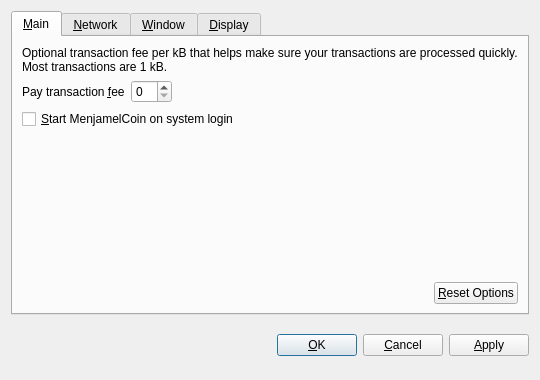
<?xml version="1.0" encoding="UTF-8"?>
<ui version="4.0">
 <class>OptionsDialog</class>
 <widget class="QDialog" name="OptionsDialog">
  <property name="geometry">
   <rect>
    <x>0</x>
    <y>0</y>
    <width>540</width>
    <height>380</height>
   </rect>
  </property>
  <property name="windowTitle">
   <string>Options</string>
  </property>
  <property name="modal">
   <bool>true</bool>
  </property>
  <layout class="QVBoxLayout" name="verticalLayout">
   <item>
    <widget class="QTabWidget" name="tabWidget">
     <property name="tabPosition">
      <enum>QTabWidget::North</enum>
     </property>
     <property name="currentIndex">
      <number>0</number>
     </property>
     <widget class="QWidget" name="tabMain">
      <attribute name="title">
       <string>&amp;Main</string>
      </attribute>
      <layout class="QVBoxLayout" name="verticalLayout_Main">
       <item>
        <widget class="QLabel" name="transactionFeeInfoLabel">
         <property name="text">
          <string>Optional transaction fee per kB that helps make sure your transactions are processed quickly. Most transactions are 1 kB.</string>
         </property>
         <property name="textFormat">
          <enum>Qt::PlainText</enum>
         </property>
         <property name="wordWrap">
          <bool>true</bool>
         </property>
        </widget>
       </item>
       <item>
        <layout class="QHBoxLayout" name="horizontalLayout_1_Main">
         <item>
          <widget class="QLabel" name="transactionFeeLabel">
           <property name="text">
            <string>Pay transaction &amp;fee</string>
           </property>
           <property name="textFormat">
            <enum>Qt::PlainText</enum>
           </property>
           <property name="buddy">
            <cstring>transactionFee</cstring>
           </property>
          </widget>
         </item>
         <item>
          <widget class="BitcoinAmountField" name="transactionFee"/>
         </item>
         <item>
          <spacer name="horizontalSpacer_1_Main">
           <property name="orientation">
            <enum>Qt::Horizontal</enum>
           </property>
           <property name="sizeHint" stdset="0">
            <size>
             <width>40</width>
             <height>20</height>
            </size>
           </property>
          </spacer>
         </item>
        </layout>
       </item>
       <item>
        <widget class="QCheckBox" name="bitcoinAtStartup">
         <property name="toolTip">
          <string>Automatically start MenjamelCoin after logging in to the system.</string>
         </property>
         <property name="text">
          <string>&amp;Start MenjamelCoin on system login</string>
         </property>
        </widget>
       </item>
       <item>
        <spacer name="verticalSpacer_Main">
         <property name="orientation">
          <enum>Qt::Vertical</enum>
         </property>
         <property name="sizeHint" stdset="0">
          <size>
           <width>20</width>
           <height>40</height>
          </size>
         </property>
        </spacer>
       </item>
       <item>
        <layout class="QHBoxLayout" name="horizontalLayout_2_Main">
         <item>
          <spacer name="horizontalSpacer_2_Main">
           <property name="orientation">
            <enum>Qt::Horizontal</enum>
           </property>
           <property name="sizeHint" stdset="0">
            <size>
             <width>40</width>
             <height>20</height>
            </size>
           </property>
          </spacer>
         </item>
         <item>
          <widget class="QPushButton" name="resetButton">
           <property name="toolTip">
            <string>Reset all client options to default.</string>
           </property>
           <property name="text">
            <string>&amp;Reset Options</string>
           </property>
           <property name="autoDefault">
            <bool>false</bool>
           </property>
          </widget>
         </item>
        </layout>
       </item>
      </layout>
     </widget>
     <widget class="QWidget" name="tabNetwork">
      <attribute name="title">
       <string>&amp;Network</string>
      </attribute>
      <layout class="QVBoxLayout" name="verticalLayout_Network">
       <item>
        <widget class="QCheckBox" name="mapPortUpnp">
         <property name="toolTip">
          <string>Automatically open the MenjamelCoin client port on the router. This only works when your router supports UPnP and it is enabled.</string>
         </property>
         <property name="text">
          <string>Map port using &amp;UPnP</string>
         </property>
        </widget>
       </item>
       <item>
        <widget class="QCheckBox" name="connectSocks">
         <property name="toolTip">
          <string>Connect to the MenjamelCoin network through a SOCKS proxy (e.g. when connecting through Tor).</string>
         </property>
         <property name="text">
          <string>&amp;Connect through SOCKS proxy:</string>
         </property>
        </widget>
       </item>
       <item>
        <layout class="QHBoxLayout" name="horizontalLayout_Network">
         <item>
          <widget class="QLabel" name="proxyIpLabel">
           <property name="text">
            <string>Proxy &amp;IP:</string>
           </property>
           <property name="textFormat">
            <enum>Qt::PlainText</enum>
           </property>
           <property name="buddy">
            <cstring>proxyIp</cstring>
           </property>
          </widget>
         </item>
         <item>
          <widget class="QValidatedLineEdit" name="proxyIp">
           <property name="maximumSize">
            <size>
             <width>140</width>
             <height>16777215</height>
            </size>
           </property>
           <property name="toolTip">
            <string>IP address of the proxy (e.g. 127.0.0.1)</string>
           </property>
          </widget>
         </item>
         <item>
          <widget class="QLabel" name="proxyPortLabel">
           <property name="text">
            <string>&amp;Port:</string>
           </property>
           <property name="textFormat">
            <enum>Qt::PlainText</enum>
           </property>
           <property name="buddy">
            <cstring>proxyPort</cstring>
           </property>
          </widget>
         </item>
         <item>
          <widget class="QLineEdit" name="proxyPort">
           <property name="maximumSize">
            <size>
             <width>55</width>
             <height>16777215</height>
            </size>
           </property>
           <property name="toolTip">
            <string>Port of the proxy (e.g. 9050)</string>
           </property>
          </widget>
         </item>
         <item>
          <widget class="QLabel" name="socksVersionLabel">
           <property name="text">
            <string>SOCKS &amp;Version:</string>
           </property>
           <property name="textFormat">
            <enum>Qt::PlainText</enum>
           </property>
           <property name="buddy">
            <cstring>socksVersion</cstring>
           </property>
          </widget>
         </item>
         <item>
          <widget class="QValueComboBox" name="socksVersion">
           <property name="toolTip">
            <string>SOCKS version of the proxy (e.g. 5)</string>
           </property>
          </widget>
         </item>
         <item>
          <spacer name="horizontalSpacer_Network">
           <property name="orientation">
            <enum>Qt::Horizontal</enum>
           </property>
           <property name="sizeHint" stdset="0">
            <size>
             <width>40</width>
             <height>20</height>
            </size>
           </property>
          </spacer>
         </item>
        </layout>
       </item>
       <item>
        <spacer name="verticalSpacer_Network">
         <property name="orientation">
          <enum>Qt::Vertical</enum>
         </property>
         <property name="sizeHint" stdset="0">
          <size>
           <width>20</width>
           <height>40</height>
          </size>
         </property>
        </spacer>
       </item>
      </layout>
     </widget>
     <widget class="QWidget" name="tabWindow">
      <attribute name="title">
       <string>&amp;Window</string>
      </attribute>
      <layout class="QVBoxLayout" name="verticalLayout_Window">
       <item>
        <widget class="QCheckBox" name="minimizeToTray">
         <property name="toolTip">
          <string>Show only a tray icon after minimizing the window.</string>
         </property>
         <property name="text">
          <string>&amp;Minimize to the tray instead of the taskbar</string>
         </property>
        </widget>
       </item>
       <item>
        <widget class="QCheckBox" name="minimizeOnClose">
         <property name="toolTip">
          <string>Minimize instead of exit the application when the window is closed. When this option is enabled, the application will be closed only after selecting Quit in the menu.</string>
         </property>
         <property name="text">
          <string>M&amp;inimize on close</string>
         </property>
        </widget>
       </item>
       <item>
        <spacer name="verticalSpacer_Window">
         <property name="orientation">
          <enum>Qt::Vertical</enum>
         </property>
         <property name="sizeHint" stdset="0">
          <size>
           <width>20</width>
           <height>40</height>
          </size>
         </property>
        </spacer>
       </item>
      </layout>
     </widget>
     <widget class="QWidget" name="tabDisplay">
      <attribute name="title">
       <string>&amp;Display</string>
      </attribute>
      <layout class="QVBoxLayout" name="verticalLayout_Display">
       <item>
        <layout class="QHBoxLayout" name="horizontalLayout_1_Display">
         <item>
          <widget class="QLabel" name="langLabel">
           <property name="text">
            <string>User Interface &amp;language:</string>
           </property>
           <property name="textFormat">
            <enum>Qt::PlainText</enum>
           </property>
           <property name="buddy">
            <cstring>lang</cstring>
           </property>
          </widget>
         </item>
         <item>
          <widget class="QValueComboBox" name="lang">
           <property name="toolTip">
            <string>The user interface language can be set here. This setting will take effect after restarting MenjamelCoin.</string>
           </property>
          </widget>
         </item>
        </layout>
       </item>
       <item>
        <layout class="QHBoxLayout" name="horizontalLayout_2_Display">
         <item>
          <widget class="QLabel" name="unitLabel">
           <property name="text">
            <string>&amp;Unit to show amounts in:</string>
           </property>
           <property name="textFormat">
            <enum>Qt::PlainText</enum>
           </property>
           <property name="buddy">
            <cstring>unit</cstring>
           </property>
          </widget>
         </item>
         <item>
          <widget class="QValueComboBox" name="unit">
           <property name="toolTip">
            <string>Choose the default subdivision unit to show in the interface and when sending coins.</string>
           </property>
          </widget>
         </item>
        </layout>
       </item>
       <item>
        <widget class="QCheckBox" name="displayAddresses">
         <property name="toolTip">
          <string>Whether to show MenjamelCoin addresses in the transaction list or not.</string>
         </property>
         <property name="text">
          <string>&amp;Display addresses in transaction list</string>
         </property>
        </widget>
       </item>
       <item>
        <spacer name="verticalSpacer_Display">
         <property name="orientation">
          <enum>Qt::Vertical</enum>
         </property>
         <property name="sizeHint" stdset="0">
          <size>
           <width>20</width>
           <height>40</height>
          </size>
         </property>
        </spacer>
       </item>
      </layout>
     </widget>
    </widget>
   </item>
   <item>
    <layout class="QHBoxLayout" name="horizontalLayout_Buttons">
     <item>
      <spacer name="horizontalSpacer_1">
       <property name="orientation">
        <enum>Qt::Horizontal</enum>
       </property>
       <property name="sizeHint" stdset="0">
        <size>
         <width>40</width>
         <height>48</height>
        </size>
       </property>
      </spacer>
     </item>
     <item>
      <widget class="QLabel" name="statusLabel">
       <property name="font">
        <font>
         <weight>75</weight>
         <bold>true</bold>
        </font>
       </property>
       <property name="text">
        <string/>
       </property>
       <property name="textFormat">
        <enum>Qt::PlainText</enum>
       </property>
       <property name="wordWrap">
        <bool>true</bool>
       </property>
      </widget>
     </item>
     <item>
      <spacer name="horizontalSpacer_2">
       <property name="orientation">
        <enum>Qt::Horizontal</enum>
       </property>
       <property name="sizeHint" stdset="0">
        <size>
         <width>40</width>
         <height>48</height>
        </size>
       </property>
      </spacer>
     </item>
     <item>
      <widget class="QPushButton" name="okButton">
       <property name="text">
        <string>&amp;OK</string>
       </property>
      </widget>
     </item>
     <item>
      <widget class="QPushButton" name="cancelButton">
       <property name="text">
        <string>&amp;Cancel</string>
       </property>
       <property name="autoDefault">
        <bool>false</bool>
       </property>
      </widget>
     </item>
     <item>
      <widget class="QPushButton" name="applyButton">
       <property name="text">
        <string>&amp;Apply</string>
       </property>
       <property name="autoDefault">
        <bool>false</bool>
       </property>
      </widget>
     </item>
    </layout>
   </item>
  </layout>
 </widget>
 <customwidgets>
  <customwidget>
   <class>BitcoinAmountField</class>
   <extends>QSpinBox</extends>
   <header>bitcoinamountfield.h</header>
  </customwidget>
  <customwidget>
   <class>QValueComboBox</class>
   <extends>QComboBox</extends>
   <header>qvaluecombobox.h</header>
  </customwidget>
  <customwidget>
   <class>QValidatedLineEdit</class>
   <extends>QLineEdit</extends>
   <header>qvalidatedlineedit.h</header>
  </customwidget>
 </customwidgets>
 <resources/>
 <connections/>
</ui>
